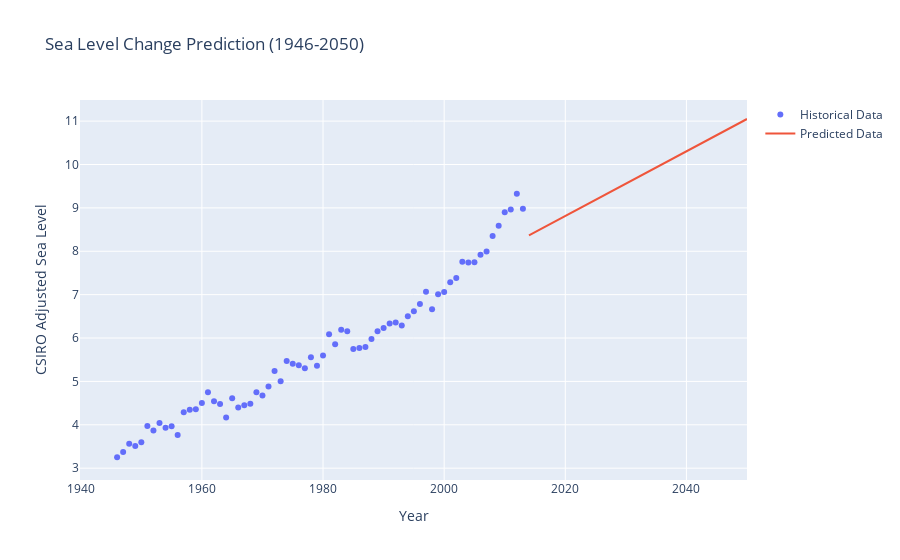

Notebook cell for this chart:
### Code cell
import plotly.graph_objects as go

# Create a trace for historical data
trace1 = go.Scatter(x=data.index, y=data[target], name='Historical Data', mode='markers')

# Create a trace for predicted data
trace2 = go.Scatter(x=future_data.index, y=future_data[target], name='Predicted Data')

# Create layout
layout = go.Layout(title='Sea Level Change Prediction (1946-2050)',
                   xaxis=dict(title='Year'),
                   yaxis=dict(title='CSIRO Adjusted Sea Level'),
                   hovermode='x unified')

# Combine traces and layout into a figure
fig = go.Figure(data=[trace1, trace2], layout=layout)

# Show the figure
fig.show()
